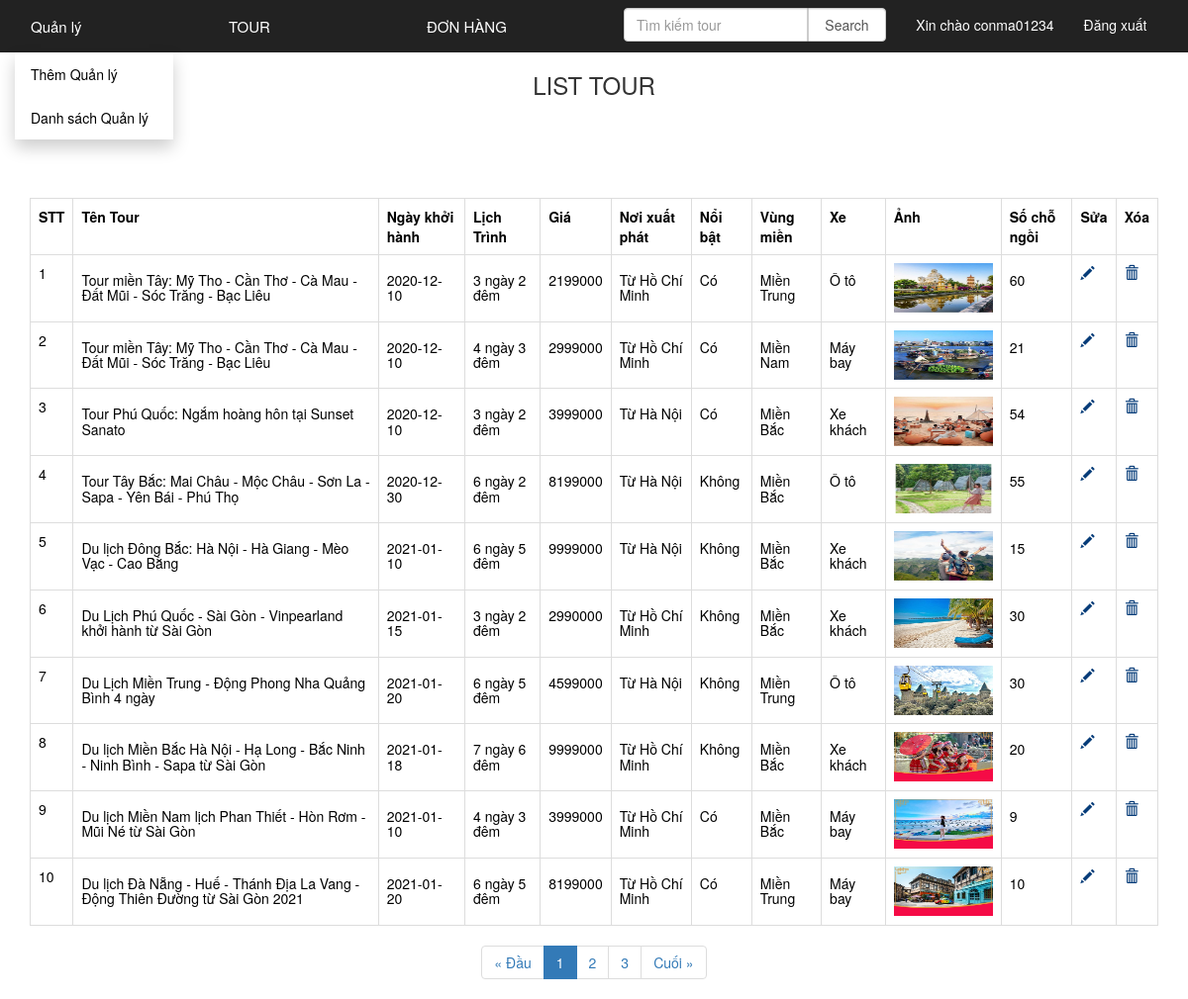
The page /admin/index.php (signed in) on the database its author committed.
### tables this page shows
CREATE TABLE `tour` (
  `IDTour` int(11) NOT NULL,
  `NameTour` varchar(255) NOT NULL,
  `LichTrinh` varchar(255) NOT NULL,
  `PhuongTien` varchar(500) NOT NULL,
  `SoLuong` int(11) NOT NULL,
  `NgayKhoiHanh` date NOT NULL,
  `Image` varchar(255) NOT NULL,
  `NoiKhoiHanh` varchar(255) NOT NULL,
  `GiaTien` int(11) NOT NULL,
  `IDVungMien` int(11) NOT NULL,
  `IDNoiBat` int(11) NOT NULL
);

CREATE TABLE `vungmien` (
  `IDVungMien` int(11) NOT NULL,
  `TenMien` varchar(500) NOT NULL
);

### lib/lib_db.php (called while the page is built, shortened)
<?php
global $link;
function select_one($sql){
	$data = exec_select($sql);
	return $data[0];
}
function select_list($sql){
	return exec_select($sql);
}
function exec_select($sql){
	global $link;
	$ret = isset($ret) ? $ret : array();
	$res = $link->query($sql);
	$err = mysqli_error($link);
	if ($res ){
		while( $row = $res->fetch_array(MYSQLI_ASSOC) )
		{
			$ret[]= $row ;
		}
	}
	return $ret;
}

### admin/view/tour.php (the view, shortened to what this page needs)
<?php
    include "header.php";
    $param="Page_layout=list_tour&";
    $item_per_page=isset($_REQUEST['per_page'])?$_REQUEST['per_page']:10;
    $current_page=isset($_REQUEST['page'])?$_REQUEST['page']:1;
    $offset=($current_page-1)*$item_per_page;
    $sql = "SELECT * from tour order by IDTour limit ".$item_per_page." OFFSET ".$offset;
    $dataTour=select_list($sql);
    $cout=select_one("select count(*) from tour");
    $TotalPage=ceil($cout['count(*)']/$item_per_page);
?>
     <h3>List tour </h3>
    <div class="content">
        <table style="width:100%" class="table table-bordered">
            <tr>
                <th>STT</th>
                <th>Tên Tour</th>
                <th>Ngày khởi hành</th>
                <th>Lịch Trình</th>
                <th>Giá</th>
                <th>Nơi xuất phát</th>
                <th>Nổi bật</th>
                <th>Vùng miền</th>
                <th>Xe</th>
                <th>Ảnh</th>
                <th>Số chỗ ngồi</th>
                <th>Sửa</th>
                <th>Xóa</th>
            </tr>
            <tr>
                <?php
        $stt=$offset;
       foreach($dataTour as $row){
            $stt++;
            echo "<tr>";
            echo "<td>$stt</td>";
        ?>
                <td>
                    <?php
            echo'<h5>'.$row['NameTour'].'</h5>';
            ?>
                </td>
                <td>
                    <?php
            echo'<h5>'.$row['NgayKhoiHanh'].'</h5>';
            ?>
                </td>
                <td>
                    <?php
            echo'<h5>'.$row['LichTrinh'].'</h5>';
            ?>
                </td>
                <td>
                    <?php
            echo'<h5>'.$row['GiaTien'].'</h5>';
            ?>
                </td>
                <td>
                    <?php
            echo'<h5>'.$row['NoiKhoiHanh'].'</h5>';
            ?>
                </td>
                <td>
                    <?php
            if($row['IDNoiBat']<>0){
                echo'<h5>Có</h5>';
            }
            else{
                echo'<h5>Không</h5>';
            }
            ?>
                </td>
                <td>
                    <?php
                    $data= select_one("select * from vungmien where IDVungMien={$row['IDVungMien']}");
            echo'<h5>'.$data['TenMien'].'</h5>';
            ?>
                </td>
                <td>
                    <?php
            echo'<h5>'.$row['PhuongTien'].'</h5>';
            ?>
                </td>
                <td>
                    <img src="<?php echo($row['Image']) ?>" style="width: 100px;height: 50px;">
                </td>
                <td>
                    <?php
            echo'<h5>'.$row['SoLuong'].'</h5>';
            ?>
                </td>
                <?php
        echo"
        <td>
            <a href='?Page_layout=update_tour&IDTour=".$row['IDTour']."'><span class = 'glyphicon glyphicon-pencil'></ span></a>
        </td>";
        echo"
        <td>
            <a href='?Page_layout=delete_tour&IDTour=".$row['IDTour']."'><span class = 'glyphicon glyphicon-trash'></ span></a>
        </td>";
        }
        ?>
            </tr>
        </table>
    </div>
    <?php include "../inc/pagination.php"; ?>
</html>

### admin/index.php (shortened to what this page needs)
<?php
    include "../lib/lib_db.php";
?>
<!DOCTYPE html>
<html lang="en">
<head>
    <link rel="stylesheet" href="https://maxcdn.bootstrapcdn.com/bootstrap/3.4.1/css/bootstrap.min.css">
    <link rel="stylesheet" href="http://localhost/cnw/public/css/ql.css?v=0">
</head>
<body>
    <?php
        if(isset($_GET['Page_layout'])){
            switch ($_GET['Page_layout']){
                case 'list_tour':
                    require_once('view/tour.php');
                    break;
                case 'add_tour':
                    require_once('view/add_tour.php');
                    break;
                case 'update_tour':
                    require_once('view/update_tour.php');
                    break;
                case 'delete_tour':
                    require_once('view/delete_tour.php');
                    break;
                case 'list_users':
                    require_once('view/users.php');
                    break;
                case 'add_user':
                    require_once('view/add_user.php');
                    break;
                case 'delete_user':
                    require_once('view/delete_user.php');
                    break;
                case 'list_booktour1':
                    require_once('view/booktour1.php');
                    break;
                case 'list_booktour2':
                    require_once('view/booktour2.php');
                    break;
                case 'update_booktour':
                    require_once('view/update_booktour.php');
                    break;
                case 'update_booktour_exec':
                    require_once('view/update_booktour_exec.php');
                    break;
                case 'delete_booktour':
                    require_once('view/delete_booktour.php');
                    break;
                case 'search':
                    require_once('view/search.php');
                    break;
                case 'search_list':
                    require_once('view/search_list.php');
                    break;
                default:
                    require_once('view/tour.php');
                    break;
            }
        }
        else{
            require_once('view/tour.php');
        }
    ?>
</body>
</html>

### admin/view/header.php (shortened to what this page needs)
<div class="container-fluid">
        <div class="header">
            <div class="row">
            <div class="col-lg-2 dropdown">
                    <button class="TOUR" href="#">Quản lý</button>
                </div>
                <div class="col-lg-2 dropdown">
                    <button class="TOUR" href="#">TOUR</button>
                </div>
                <div class="col-lg-2 dropdown">
                    <button class="TOUR" href="#">ĐƠN HÀNG</button>
                </div>
                <div class="col-lg-6" >
                    <ul class="nav navbar-nav">
                    <li>
                        <form class="navbar-form" action="?Page_layout=search_list"  autocomplete="off" method="POST" >
                            <div class="input-group dropdown" >
                                <input type="text" class="form-control" required style="width:70%" placeholder="Tìm kiếm tour"
                                value="<?php if(isset($_SESSION['search'])){ echo $_SESSION['search']; }?>" class="form-control" id="usr" name="dulieu1"
                                onkeyup="search(this.value)">
                                <input type="submit" value="Search" class="form-control " style="width:30%" >
                            </div>
                        </form>
                    </li>
                        <li class=""><a>Xin chào <?php echo  $_SESSION["adminUser"]; ?> </a></li>
                        <li><a href="index.php?act=logout">Đăng xuất</a></li>
                    </ul>
                </div>
        </div>
</div>

### inc/pagination.php
<ul class="pagination" style="display: flex; justify-content: center;">
    <li class="page-item">
        <a class="page-link" href="?<?php echo $param; ?>per_page=<?php echo  $item_per_page; ?>&page=1" aria-label="Previous">
        <span aria-hidden="true">&laquo;</span>
        <span >Đầu</span>
        </a>
    </li>
    <?php for($i=1; $i<=$TotalPage;$i++) {
        if($current_page<>$i){
            if($i>$current_page-3 and $i<$current_page+3){
      ?>
    <li class="page-item"><a class="page-link" href="?<?php echo $param; ?>per_page=<?php echo  $item_per_page; ?>&page=<?php echo $i; ?>"><?php echo $i; ?></a></li>
    <?php
        }
        }
        else{
            ?>
            <li class="page-item active"><a class="page-link" > <?php echo $i; ?> </a></li>
            <?php
        }
    } ?>
    <li class="page-item">
        <a class="page-link" href="?<?php echo $param; ?>per_page=<?php echo  $item_per_page; ?>&page=<?php echo $TotalPage;  ?>" aria-label="Next">
            <span >Cuối</span>
            <span aria-hidden="true">&raquo;</span>
        </a>
    </li>
</ul>

### public/css/ql.css (style rules this page uses)
.row { background-color: #222; color:white; }
a { color:white; }
.TOUR { background-color: #222; color: white ; padding: 16px; font-size: 15px; border: none; }
.dropdown { position: relative; display: inline-block; }
.content { background-color: white; color: black; margin-right:30px; }
table, th, td { margin-top:100px; margin-left:15px; border: 2px solid black; border-collapse: collapse; }
th, td { padding: 15px; }
.glyphicon-pencil { color:rgb(6, 60, 121); }
.glyphicon-trash { color:rgb(6, 60, 121); }
h3 { text-align: center; text-transform: uppercase; }

### rows shown on the page
tour: NameTour "Tour miền Tây: Mỹ Tho - Cần Thơ - Cà Mau - Đất Mũi - Sóc Trăng - Bạc Liêu", NgayKhoiHanh "2020-12-10", LichTrinh "3 ngày 2 đêm", GiaTien "2199000", NoiKhoiHanh "Từ Hồ Chí Minh", shows "Có", IDVungMien.TenMien "Miền Trung", PhuongTien "Ô tô", Image (picture), SoLuong "60"
tour: NameTour "Tour miền Tây: Mỹ Tho - Cần Thơ - Cà Mau - Đất Mũi - Sóc Trăng - Bạc Liêu", NgayKhoiHanh "2020-12-10", LichTrinh "4 ngày 3 đêm", GiaTien "2999000", NoiKhoiHanh "Từ Hồ Chí Minh", shows "Có", IDVungMien.TenMien "Miền Nam", PhuongTien "Máy bay", Image (picture), SoLuong "21"
tour: NameTour "Tour Phú Quốc: Ngắm hoàng hôn tại Sunset Sanato", NgayKhoiHanh "2020-12-10", LichTrinh "3 ngày 2 đêm", GiaTien "3999000", NoiKhoiHanh "Từ Hà Nội", shows "Có", IDVungMien.TenMien "Miền Bắc", PhuongTien "Xe khách", Image (picture), SoLuong "54"
tour: NameTour "Tour Tây Bắc: Mai Châu - Mộc Châu - Sơn La - Sapa - Yên Bái - Phú Thọ", NgayKhoiHanh "2020-12-30", LichTrinh "6 ngày 2 đêm", GiaTien "8199000", NoiKhoiHanh "Từ Hà Nội", shows "Không", IDVungMien.TenMien "Miền Bắc", PhuongTien "Ô tô", Image (picture), SoLuong "55"
tour: NameTour "Du lịch Đông Bắc: Hà Nội - Hà Giang - Mèo Vạc - Cao Bằng", NgayKhoiHanh "2021-01-10", LichTrinh "6 ngày 5 đêm", GiaTien "9999000", NoiKhoiHanh "Từ Hà Nội", shows "Không", IDVungMien.TenMien "Miền Bắc", PhuongTien "Xe khách", Image (picture), SoLuong "15"
tour: NameTour "Du Lịch Phú Quốc - Sài Gòn - Vinpearland khởi hành từ Sài Gòn", NgayKhoiHanh "2021-01-15", LichTrinh "3 ngày 2 đêm", GiaTien "2990000", NoiKhoiHanh "Từ Hồ Chí Minh", shows "Không", IDVungMien.TenMien "Miền Bắc", PhuongTien "Xe khách", Image (picture), SoLuong "30"
tour: NameTour "Du Lịch Miền Trung - Động Phong Nha Quảng Bình 4 ngày", NgayKhoiHanh "2021-01-20", LichTrinh "6 ngày 5 đêm", GiaTien "4599000", NoiKhoiHanh "Từ Hà Nội", shows "Không", IDVungMien.TenMien "Miền Trung", PhuongTien "Ô tô", Image (picture), SoLuong "30"
tour: NameTour "Du lịch Miền Bắc Hà Nội - Hạ Long - Bắc Ninh - Ninh Bình - Sapa từ Sài Gòn", NgayKhoiHanh "2021-01-18", LichTrinh "7 ngày 6 đêm", GiaTien "9999000", NoiKhoiHanh "Từ Hồ Chí Minh", shows "Không", IDVungMien.TenMien "Miền Bắc", PhuongTien "Xe khách", Image (picture), SoLuong "20"
tour: NameTour "Du lịch Miền Nam lịch Phan Thiết - Hòn Rơm - Mũi Né từ Sài Gòn", NgayKhoiHanh "2021-01-10", LichTrinh "4 ngày 3 đêm", GiaTien "3999000", NoiKhoiHanh "Từ Hồ Chí Minh", shows "Có", IDVungMien.TenMien "Miền Bắc", PhuongTien "Máy bay", Image (picture), SoLuong "9"
tour: NameTour "Du lịch Đà Nẵng - Huế - Thánh Địa La Vang - Động Thiên Đường từ Sài Gòn 2021", NgayKhoiHanh "2021-01-20", LichTrinh "6 ngày 5 đêm", GiaTien "8199000", NoiKhoiHanh "Từ Hồ Chí Minh", shows "Có", IDVungMien.TenMien "Miền Trung", PhuongTien "Máy bay", Image (picture), SoLuong "10"

### other values the page prints
$_SESSION["adminUser"] "conma01234"
